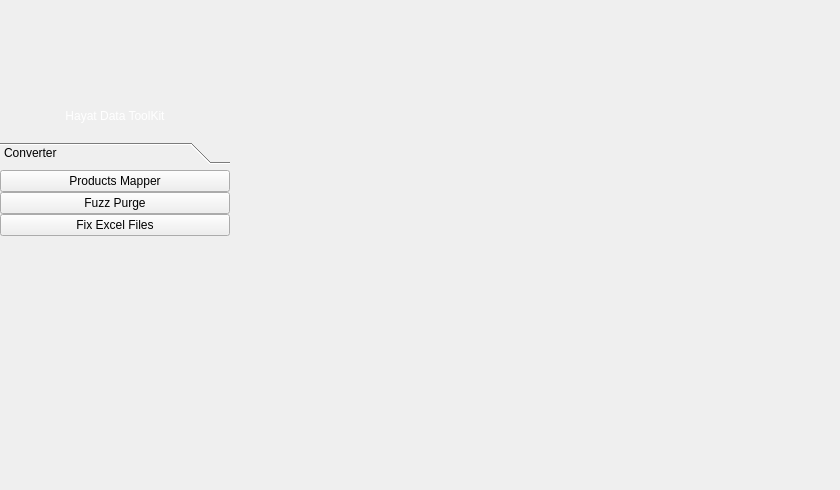
<?xml version="1.0" encoding="UTF-8"?>
<ui version="4.0">
 <class>MainWindow</class>
 <widget class="QMainWindow" name="MainWindow">
  <property name="geometry">
   <rect>
    <x>0</x>
    <y>0</y>
    <width>840</width>
    <height>490</height>
   </rect>
  </property>
  <property name="windowTitle">
   <string>MainWindow</string>
  </property>
  <widget class="QWidget" name="centralwidget">
   <layout class="QVBoxLayout" name="verticalLayout">
    <property name="spacing">
     <number>0</number>
    </property>
    <property name="leftMargin">
     <number>0</number>
    </property>
    <property name="topMargin">
     <number>0</number>
    </property>
    <property name="rightMargin">
     <number>0</number>
    </property>
    <property name="bottomMargin">
     <number>0</number>
    </property>
    <item>
     <widget class="QFrame" name="styles">
      <property name="layoutDirection">
       <enum>Qt::LeftToRight</enum>
      </property>
      <property name="autoFillBackground">
       <bool>false</bool>
      </property>
      <property name="styleSheet">
       <string notr="true">#styles.QFrame {background-color: rgb(6, 35, 100);}
#topFrame.QFrame {background-color: rgb(255, 255, 255);}
#midFrame.QFrame {background-color: rgb(248, 250, 255);}
#logo {image: url(:/icons/bin/ui/icons/logo.svg)}
/*_______________Fixed_Styles______________*/
QLabel {font: 12pt &quot;Arial&quot;;}
/*QPlainTextEdit*/
QPlainTextEdit {
	border: 1px solid rgb(200, 200, 200);
	border-radius: 5px;
	background-color: white;
	color: rgb(90, 90, 90);
	padding-left: 10px;
	padding-right: 10px;
	background-repeat: none;
	background-position: left center;
}
QPlainTextEdit:focus {
	color: rgb(90, 90, 90);
	border: 1px solid rgb(124, 132, 159);
}
/*QLineEdit*/
QLineEdit {
	border: 1px solid rgb(200, 200, 200);
	border-radius: 5px;
	background-color: white;
	color: rgb(90, 90, 90);
	padding-left: 10px;
	padding-right: 10px;
	background-repeat: none;
	background-position: left center;
}
QLineEdit:focus {
	color: rgb(90, 90, 90);
	border: 1px solid rgb(124, 132, 159);
}
/*QPushButton*/
QPushButton {
	background-color: rgb(6, 35, 100);
	border-radius: 5px;
	font: 14pt &quot;Calibri&quot;;
	color: rgb(255, 255, 255);
}
QPushButton:hover {
	background-color: rgb(9, 53, 148);
}
QPushButton:pressed {
	background-color: rgb(60, 69, 165);
}
/*QComboBox*/
QComboBox{
	color: rgb(90, 90, 90);
	background-repeat: none;
	background-position: left center;
	border: 1px solid rgb(200, 200, 200);
	border-radius: 5px;
	padding: 5px;
	padding-left: 10px;
}
QComboBox:hover{
	color: rgb(90, 90, 90);
	border: 1px solid rgb(124, 132, 159);
}
QComboBox::drop-down {
	subcontrol-origin: padding;
	subcontrol-position: top right;
	width: 30px; 
	background-image: url(:/icons/bin/ui/icons/cil-arrow-bottom.png);
	background-position: center;
	background-repeat: no-reperat;
 }
/*QDoubleSpinBox*/
QDoubleSpinBox, QSpinBox {
	border: 1px solid rgb(200, 200, 200);
	border-radius: 5px;
	color: rgb(90, 90, 90);
	padding-left: 10px;
	padding-right: 10px;
	background-repeat: none;
	background-position: left center;
}
QDoubleSpinBox:focus, QSpinBox:focus {
	color: rgb(90, 90, 90);
	border: 1px solid rgb(124, 132, 159);
}
QDoubleSpinBox::up-arrow, QSpinBox::up-arrow {
	image: url(:/icons/bin/ui/icons/cil-arrow-top.png);
}
QDoubleSpinBox::down-arrow, QSpinBox::down-arrow {
	image: url(:/icons/bin/ui/icons/cil-arrow-bottom.png);
}
QDoubleSpinBox::up-button, QDoubleSpinBox::down-button, QSpinBox::up-button, QSpinBox::down-button {
    background: transparent;
}
/*QDateEdit*/
QDateEdit, QDateTimeEdit{
	color: rgb(90, 90, 90);
	border-radius: 5px;
	border: 1px solid rgb(200, 200, 200);
	padding: 5px;
}
QDateEdit:hover, QDateTimeEdit:hover{
	color: rgb(90, 90, 90);
	border: 1px solid rgb(124, 132, 159);
}
QDateEdit::up-arrow, QDateTimeEdit::up-arrow{
	image: url(:/icons/bin/ui/icons/cil-arrow-top.png);
}
QDateEdit::down-arrow, QDateTimeEdit::down-arrow{
	image: url(:/icons/bin/ui/icons/cil-arrow-bottom.png);
}
QDateEdit::up-button, QDateEdit::down-button, QDateTimeEdit::up-button, QDateTimeEdit::down-button {
    background: transparent;
}
/*QToolBox*/
QToolBox QPushButton {
	background-color: transparent;
    color: rgb(220,220,220);
	font: 600 12pt &quot;Segoe UI&quot;;
	text-align: left;
	padding-left: 20px;
}
QToolBox QPushButton:hover {
	color: rgb(255, 255, 255);
background-color: transparent;
}
QToolBox QPushButton:pressed {
	color: rgb(255, 255, 255);
background-color: transparent;
}
QToolBox::tab {
	border-radius: none;
	font: 700 13pt &quot;Segoe UI&quot;;
    color: rgb(137, 156, 176);
	padding-left: 10px;
	background-repeat: none;

}

QToolBox::tab:selected {
	color: rgb(255, 255, 255);
	background-color: rgb(48, 67, 106);
	border-left: 4px solid rgb(0, 249, 248);
}

QToolBox::tab:hover {
	background-color: rgb(48, 67, 106);
}
/*QCheckBox*/
QCheckBox, QRadioButton {font: 12pt &quot;Arial&quot;;}
QCheckBox::indicator, QRadioButton::indicator {
    border: 2px solid rgb(103, 103, 103);
    background: rgb(6, 35, 100);
	width: 12px;
	height: 12px;
	border-radius: 4px;
	image: none;
}
QCheckBox::indicator:hover, QRadioButton::indicator:hover {
    border: 2px solid rgb(141, 141, 141);
}
QRadioButton::indicator {
	border-radius: 8px;
}
QRadioButton::indicator:checked, QCheckBox::indicator:checked {
    background: solid rgb(189, 255, 0);
}
/*QScrollArea*/
QScrollArea { background: transparent; }
QScrollArea &gt; QWidget &gt; QWidget { background: transparent; }
QScrollArea &gt; QWidget &gt; QScrollBar { background: palette(base); }
/*QScrollBar*/
QScrollBar::handle:horizontal:hover, QScrollBar::handle:vertical:hover {background-color: rgb(9, 52, 147);}
QScrollBar:horizontal {
    border: none;
    background: transparent;
    height: 8px;
    margin: 0px 21px 0 21px;
	border-radius: 4px;
}
QScrollBar::handle:horizontal {
    background: rgb(6, 35, 100);
    min-width: 25px;
	border-radius: 4px
}
QScrollBar::add-line:horizontal {
	border: none;
    background: transparent;
	width: 20px;
	border-top-right-radius: 4px;
    border-bottom-right-radius: 4px;
    subcontrol-position: right;
    subcontrol-origin: margin;
}
QScrollBar::sub-line:horizontal {
	border: none;
    background: transparent;
    width: 20px;
	border-top-left-radius: 4px;
    border-bottom-left-radius: 4px;
    subcontrol-position: left;
    subcontrol-origin: margin;
}
QScrollBar::up-arrow:horizontal, QScrollBar::down-arrow:horizontal {background: none;}
QScrollBar::add-page:horizontal, QScrollBar::sub-page:horizontal {background: none;}
 QScrollBar:vertical {
	border: none;
    background: transparent;
    width: 8px;
    margin: 21px 0 21px 0;
	border-radius: 4px;
 }
 QScrollBar::handle:vertical {	
    background: rgb(6, 35, 100);
    min-height: 25px;
	border-radius: 4px
 }
 QScrollBar::add-line:vertical {
     border: none;
    background: transparent;
     height: 10px;
    border-radius: 4px;
     subcontrol-position: bottom;
     subcontrol-origin: margin;
 }
 QScrollBar::sub-line:vertical {
	border: none;
    background: transparent;
    height: 10px;
    border-radius: 4px;
     subcontrol-position: top;
     subcontrol-origin: margin;
 }
 QScrollBar::up-arrow:vertical, QScrollBar::down-arrow:vertical {
     background: none;
 }

 QScrollBar::add-page:vertical, QScrollBar::sub-page:vertical {
     background: none;
 }
/*QTableView QHeaderView::section {padding-right: auto;}*/
QTableView {
	font: 10pt &quot;Segoe UI&quot;;
}
QHeaderView {font: 400 15pt &quot;Segoe UI&quot;;}

QHeaderView::section:horizontal {
	background-color: rgb(248, 250, 255);
	border: none;
	font: 400 11pt &quot;Segoe UI&quot;;
}
QTableView::item {
	padding-left: 15px;
	border-bottom: 1px solid rgb(235, 235, 235);
}
QTableView::item:selected {
	background-color: rgba(248, 250, 255, 127);
	color: rgb(0, 0, 0);
}</string>
      </property>
      <property name="frameShadow">
       <enum>QFrame::Raised</enum>
      </property>
      <layout class="QHBoxLayout" name="horizontalLayout">
       <property name="spacing">
        <number>0</number>
       </property>
       <property name="leftMargin">
        <number>0</number>
       </property>
       <property name="topMargin">
        <number>0</number>
       </property>
       <property name="rightMargin">
        <number>0</number>
       </property>
       <property name="bottomMargin">
        <number>0</number>
       </property>
       <item>
        <widget class="QFrame" name="sideFrame">
         <property name="minimumSize">
          <size>
           <width>230</width>
           <height>0</height>
          </size>
         </property>
         <property name="maximumSize">
          <size>
           <width>230</width>
           <height>16777215</height>
          </size>
         </property>
         <property name="frameShadow">
          <enum>QFrame::Raised</enum>
         </property>
         <layout class="QHBoxLayout" name="horizontalLayout_5">
          <property name="spacing">
           <number>0</number>
          </property>
          <property name="leftMargin">
           <number>0</number>
          </property>
          <property name="topMargin">
           <number>0</number>
          </property>
          <property name="rightMargin">
           <number>0</number>
          </property>
          <property name="bottomMargin">
           <number>0</number>
          </property>
          <item>
           <widget class="QFrame" name="sideBtnFrame">
            <property name="styleSheet">
             <string notr="true"/>
            </property>
            <property name="frameShadow">
             <enum>QFrame::Raised</enum>
            </property>
            <layout class="QVBoxLayout" name="verticalLayout_3">
             <property name="spacing">
              <number>6</number>
             </property>
             <property name="leftMargin">
              <number>0</number>
             </property>
             <property name="topMargin">
              <number>0</number>
             </property>
             <property name="rightMargin">
              <number>0</number>
             </property>
             <property name="bottomMargin">
              <number>0</number>
             </property>
             <item>
              <widget class="QLabel" name="logo">
               <property name="minimumSize">
                <size>
                 <width>0</width>
                 <height>90</height>
                </size>
               </property>
               <property name="maximumSize">
                <size>
                 <width>16777215</width>
                 <height>90</height>
                </size>
               </property>
               <property name="styleSheet">
                <string notr="true"/>
               </property>
               <property name="text">
                <string/>
               </property>
              </widget>
             </item>
             <item>
              <widget class="QLabel" name="labelAppName">
               <property name="minimumSize">
                <size>
                 <width>45</width>
                 <height>40</height>
                </size>
               </property>
               <property name="maximumSize">
                <size>
                 <width>16777215</width>
                 <height>40</height>
                </size>
               </property>
               <property name="styleSheet">
                <string notr="true">font: 700 16pt &quot;Arial&quot;;
color: rgb(255, 255, 255);
</string>
               </property>
               <property name="text">
                <string>Hayat Data ToolKit</string>
               </property>
               <property name="alignment">
                <set>Qt::AlignCenter</set>
               </property>
               <property name="wordWrap">
                <bool>true</bool>
               </property>
              </widget>
             </item>
             <item>
              <widget class="QToolBox" name="toolBox_2">
               <property name="minimumSize">
                <size>
                 <width>0</width>
                 <height>150</height>
                </size>
               </property>
               <property name="maximumSize">
                <size>
                 <width>16777215</width>
                 <height>300</height>
                </size>
               </property>
               <property name="currentIndex">
                <number>0</number>
               </property>
               <property name="tabSpacing">
                <number>6</number>
               </property>
               <widget class="QWidget" name="tabConverter">
                <property name="geometry">
                 <rect>
                  <x>0</x>
                  <y>0</y>
                  <width>230</width>
                  <height>141</height>
                 </rect>
                </property>
                <attribute name="label">
                 <string>Converter</string>
                </attribute>
                <layout class="QVBoxLayout" name="verticalLayout_17">
                 <property name="spacing">
                  <number>0</number>
                 </property>
                 <property name="leftMargin">
                  <number>0</number>
                 </property>
                 <property name="topMargin">
                  <number>0</number>
                 </property>
                 <property name="rightMargin">
                  <number>0</number>
                 </property>
                 <property name="bottomMargin">
                  <number>0</number>
                 </property>
                 <item>
                  <widget class="QPushButton" name="btnPageProdMap">
                   <property name="maximumSize">
                    <size>
                     <width>16777215</width>
                     <height>25</height>
                    </size>
                   </property>
                   <property name="cursor">
                    <cursorShape>PointingHandCursor</cursorShape>
                   </property>
                   <property name="text">
                    <string>Products Mapper</string>
                   </property>
                   <property name="icon">
                    <iconset resource="../../resources.qrc">
                     <normaloff>:/icons/bin/ui/icons/icons8-hashtag-key-50.png</normaloff>:/icons/bin/ui/icons/icons8-hashtag-key-50.png</iconset>
                   </property>
                  </widget>
                 </item>
                 <item>
                  <widget class="QPushButton" name="btnPageFuzzPurge">
                   <property name="maximumSize">
                    <size>
                     <width>16777215</width>
                     <height>25</height>
                    </size>
                   </property>
                   <property name="cursor">
                    <cursorShape>PointingHandCursor</cursorShape>
                   </property>
                   <property name="styleSheet">
                    <string notr="true"/>
                   </property>
                   <property name="text">
                    <string>Fuzz Purge</string>
                   </property>
                   <property name="icon">
                    <iconset resource="../../resources.qrc">
                     <normaloff>:/icons/bin/ui/icons/icons8-broom-50.png</normaloff>:/icons/bin/ui/icons/icons8-broom-50.png</iconset>
                   </property>
                  </widget>
                 </item>
                 <item>
                  <widget class="QPushButton" name="btnPageFixExcelFiles">
                   <property name="maximumSize">
                    <size>
                     <width>16777215</width>
                     <height>25</height>
                    </size>
                   </property>
                   <property name="cursor">
                    <cursorShape>PointingHandCursor</cursorShape>
                   </property>
                   <property name="styleSheet">
                    <string notr="true"/>
                   </property>
                   <property name="text">
                    <string>Fix Excel Files</string>
                   </property>
                   <property name="icon">
                    <iconset resource="../../resources.qrc">
                     <normaloff>:/icons/bin/ui/icons/icons8-support-50.png</normaloff>:/icons/bin/ui/icons/icons8-support-50.png</iconset>
                   </property>
                  </widget>
                 </item>
                 <item>
                  <spacer name="verticalSpacer_2">
                   <property name="orientation">
                    <enum>Qt::Vertical</enum>
                   </property>
                   <property name="sizeHint" stdset="0">
                    <size>
                     <width>20</width>
                     <height>40</height>
                    </size>
                   </property>
                  </spacer>
                 </item>
                </layout>
               </widget>
              </widget>
             </item>
             <item>
              <spacer name="verticalSpacer_3">
               <property name="orientation">
                <enum>Qt::Vertical</enum>
               </property>
               <property name="sizeHint" stdset="0">
                <size>
                 <width>20</width>
                 <height>40</height>
                </size>
               </property>
              </spacer>
             </item>
            </layout>
           </widget>
          </item>
         </layout>
        </widget>
       </item>
       <item>
        <widget class="QFrame" name="mainFrame">
         <property name="frameShape">
          <enum>QFrame::NoFrame</enum>
         </property>
         <property name="frameShadow">
          <enum>QFrame::Raised</enum>
         </property>
         <layout class="QVBoxLayout" name="verticalLayout_2">
          <property name="spacing">
           <number>0</number>
          </property>
          <property name="leftMargin">
           <number>0</number>
          </property>
          <property name="topMargin">
           <number>3</number>
          </property>
          <property name="rightMargin">
           <number>6</number>
          </property>
          <property name="bottomMargin">
           <number>6</number>
          </property>
          <item>
           <widget class="QFrame" name="topFrame">
            <property name="minimumSize">
             <size>
              <width>0</width>
              <height>50</height>
             </size>
            </property>
            <property name="maximumSize">
             <size>
              <width>16777215</width>
              <height>40</height>
             </size>
            </property>
            <property name="styleSheet">
             <string notr="true"/>
            </property>
            <property name="frameShape">
             <enum>QFrame::NoFrame</enum>
            </property>
            <property name="frameShadow">
             <enum>QFrame::Plain</enum>
            </property>
            <layout class="QHBoxLayout" name="horizontalLayout_4">
             <property name="spacing">
              <number>10</number>
             </property>
             <property name="leftMargin">
              <number>10</number>
             </property>
             <property name="topMargin">
              <number>0</number>
             </property>
             <property name="rightMargin">
              <number>10</number>
             </property>
             <property name="bottomMargin">
              <number>0</number>
             </property>
            </layout>
           </widget>
          </item>
          <item>
           <widget class="QFrame" name="midFrame">
            <property name="frameShadow">
             <enum>QFrame::Raised</enum>
            </property>
            <layout class="QVBoxLayout" name="verticalLayout_12">
             <property name="spacing">
              <number>0</number>
             </property>
             <property name="leftMargin">
              <number>0</number>
             </property>
             <property name="topMargin">
              <number>0</number>
             </property>
             <property name="rightMargin">
              <number>0</number>
             </property>
             <property name="bottomMargin">
              <number>0</number>
             </property>
             <item>
              <widget class="QStackedWidget" name="stackedWidget">
               <property name="currentIndex">
                <number>2</number>
               </property>
               <widget class="QWidget" name="pageProductMapper">
                <layout class="QHBoxLayout" name="horizontalLayout_2"/>
               </widget>
               <widget class="QWidget" name="pageFuzzPurge">
                <layout class="QVBoxLayout" name="verticalLayout_5"/>
               </widget>
               <widget class="QWidget" name="pageFixExcelFiles">
                <layout class="QVBoxLayout" name="verticalLayout_4"/>
               </widget>
              </widget>
             </item>
            </layout>
           </widget>
          </item>
         </layout>
         <zorder>midFrame</zorder>
         <zorder>topFrame</zorder>
        </widget>
       </item>
      </layout>
     </widget>
    </item>
   </layout>
  </widget>
 </widget>
 <resources>
  <include location="../../resources.qrc"/>
 </resources>
 <connections/>
</ui>
